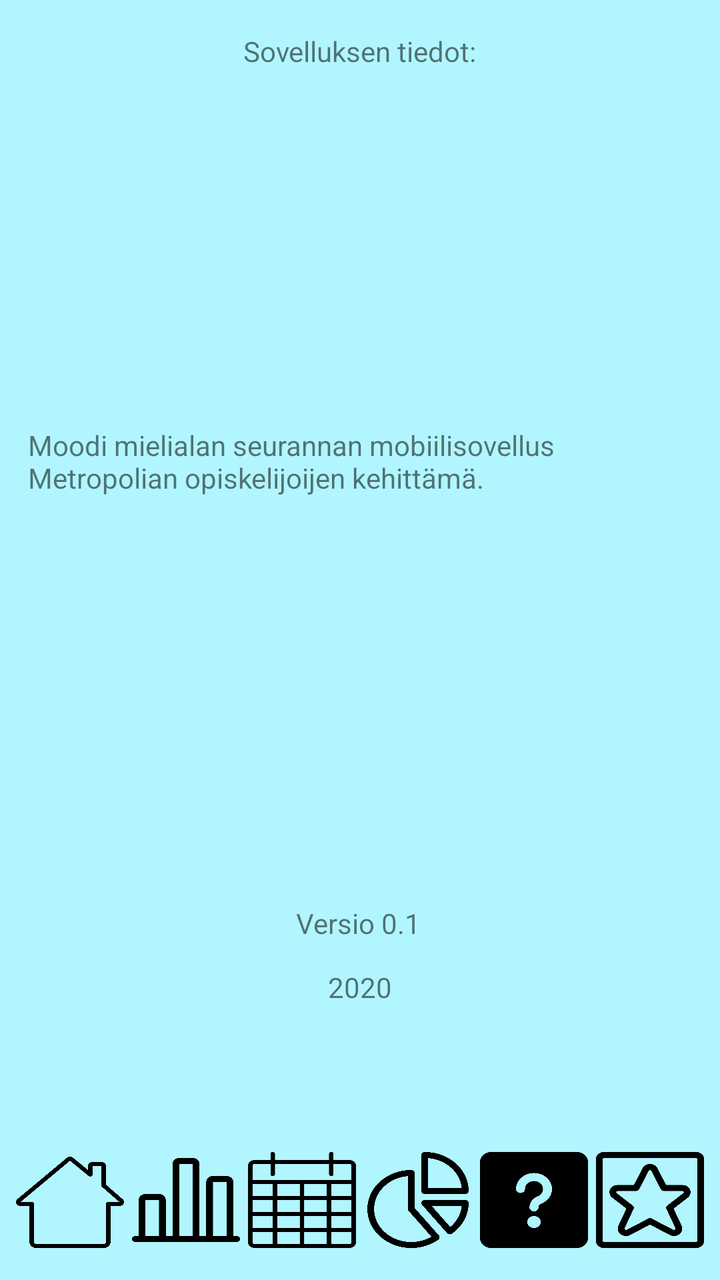
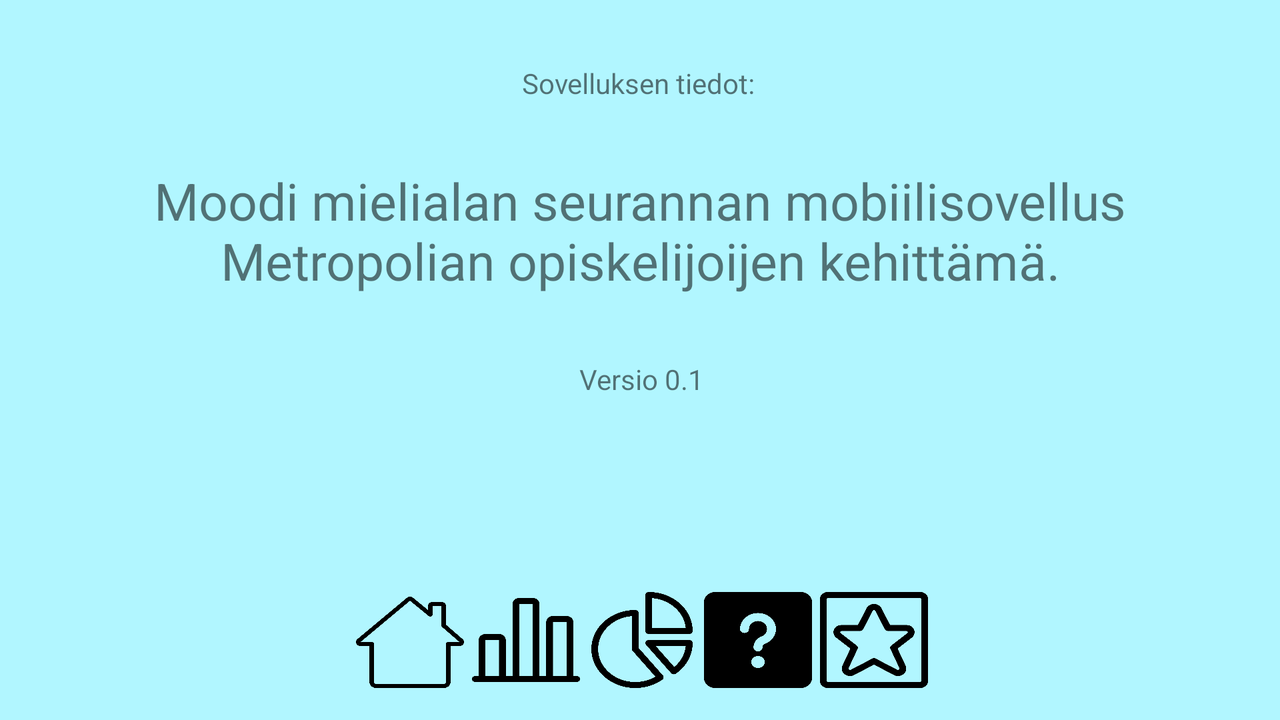

First picture: res/layout/ on a phone held upright. Second picture: the repository's own variant of that layout, on a device whose configuration matches the variant's folder. Source for both follows.
<!-- AndroidManifest.xml: application theme AppTheme -->
<!-- res/layout/activity_info.xml -->
<?xml version="1.0" encoding="utf-8"?>
<androidx.constraintlayout.widget.ConstraintLayout xmlns:android="http://schemas.android.com/apk/res/android"
    xmlns:app="http://schemas.android.com/apk/res-auto"
    xmlns:tools="http://schemas.android.com/tools"
    android:layout_width="match_parent"
    android:layout_height="match_parent"
    android:background="#B1F6FF"
    tools:context=".Info">

    <Button
        android:id="@+id/btnBarChart"
        android:layout_width="54dp"
        android:layout_height="48dp"
        android:layout_marginEnd="4dp"
        android:layout_marginRight="4dp"
        android:layout_marginBottom="16dp"
        android:background="@drawable/light_analytics_bars"
        android:onClick="barChart"
        app:layout_constraintBottom_toBottomOf="parent"
        app:layout_constraintEnd_toStartOf="@+id/btnCalendar" />

    <Button
        android:id="@+id/btnCalendar"
        android:layout_width="54dp"
        android:layout_height="48dp"
        android:layout_marginEnd="2dp"
        android:layout_marginRight="2dp"
        android:layout_marginBottom="16dp"
        android:background="@drawable/light_calendar_3"
        android:onClick="calendar"
        app:layout_constraintBottom_toBottomOf="parent"
        app:layout_constraintEnd_toStartOf="@+id/guideline" />

    <Button
        android:id="@+id/btnPieChart"
        android:layout_width="54dp"
        android:layout_height="48dp"
        android:layout_marginStart="2dp"
        android:layout_marginLeft="2dp"
        android:layout_marginBottom="16dp"
        android:background="@drawable/light_analytics_pie2"
        android:onClick="pieChart"
        app:layout_constraintBottom_toBottomOf="parent"
        app:layout_constraintStart_toStartOf="@+id/guideline" />

    <Button
        android:id="@+id/btnInfo"
        android:layout_width="54dp"
        android:layout_height="48dp"
        android:layout_marginStart="4dp"
        android:layout_marginLeft="4dp"
        android:layout_marginBottom="16dp"
        android:background="@drawable/question_help_square"
        app:layout_constraintBottom_toBottomOf="parent"
        app:layout_constraintStart_toEndOf="@+id/btnPieChart" />

    <Button
        android:id="@+id/btnAverageDay"
        android:layout_width="54dp"
        android:layout_height="48dp"
        android:layout_marginStart="4dp"
        android:layout_marginLeft="4dp"
        android:layout_marginBottom="16dp"
        android:background="@drawable/mask_star"
        android:onClick="averageDay"
        app:layout_constraintBottom_toBottomOf="parent"
        app:layout_constraintStart_toEndOf="@+id/btnInfo" />

    <Button
        android:id="@+id/btnMain"
        android:layout_width="54dp"
        android:layout_height="48dp"
        android:layout_marginEnd="4dp"
        android:layout_marginRight="4dp"
        android:layout_marginBottom="16dp"
        android:background="@drawable/light_house_chimney"
        android:onClick="mainActivity"
        app:layout_constraintBottom_toBottomOf="parent"
        app:layout_constraintEnd_toStartOf="@+id/btnBarChart" />

    <androidx.constraintlayout.widget.Guideline
        android:id="@+id/guideline"
        android:layout_width="wrap_content"
        android:layout_height="wrap_content"
        android:orientation="vertical"
        app:layout_constraintGuide_percent="0.5" />

    <TextView
        android:id="@+id/textView7"
        android:layout_width="wrap_content"
        android:layout_height="wrap_content"
        android:layout_marginTop="16dp"
        android:text="@string/sovelluksen_tiedot"
        app:layout_constraintEnd_toEndOf="parent"
        app:layout_constraintStart_toStartOf="parent"
        app:layout_constraintTop_toTopOf="parent" />

    <TextView
        android:id="@+id/textView8"
        android:layout_width="332dp"
        android:layout_height="65dp"
        android:layout_marginTop="213dp"
        android:text="@string/tiedot"
        app:layout_constraintEnd_toEndOf="parent"
        app:layout_constraintStart_toStartOf="parent"
        app:layout_constraintTop_toTopOf="parent" />

    <TextView
        android:id="@+id/textView9"
        android:layout_width="wrap_content"
        android:layout_height="wrap_content"
        android:layout_marginTop="452dp"
        android:text="@string/versio"
        app:layout_constraintEnd_toEndOf="parent"
        app:layout_constraintHorizontal_bias="0.498"
        app:layout_constraintStart_toStartOf="parent"
        app:layout_constraintTop_toTopOf="parent" />

    <TextView
        android:id="@+id/textView10"
        android:layout_width="wrap_content"
        android:layout_height="wrap_content"
        android:layout_marginTop="484dp"
        android:text="@string/vuosi"
        app:layout_constraintEnd_toEndOf="parent"
        app:layout_constraintStart_toStartOf="parent"
        app:layout_constraintTop_toTopOf="parent" />

</androidx.constraintlayout.widget.ConstraintLayout>
<!-- resources referenced by this layout -->
<resources>
  <!-- drawable light_analytics_bars: png bitmap (drawable, 39624 bytes) -->
  <!-- drawable light_analytics_pie2: png bitmap (drawable, 50975 bytes) -->
  <!-- drawable light_calendar_3: png bitmap (drawable, 36482 bytes) -->
  <!-- drawable light_house_chimney: png bitmap (drawable, 38214 bytes) -->
  <!-- drawable mask_star: png bitmap (drawable, 49715 bytes) -->
  <!-- drawable question_help_square: png bitmap (drawable, 33894 bytes) -->
  <string name="sovelluksen_tiedot">Sovelluksen tiedot:</string>
  <string name="tiedot">Moodi mielialan seurannan mobiilisovellus Metropolian opiskelijoijen kehittämä.</string>
  <string name="versio">Versio 0.1</string>
  <string name="vuosi">2020</string>
  <style name="AppTheme" parent="Theme.AppCompat.Light.DarkActionBar">
          
          <item name="colorPrimary">@color/colorPrimary</item>
          <item name="colorPrimaryDark">@color/colorPrimaryDark</item>
          <item name="colorAccent">@color/colorAccent</item>
      </style>
</resources>
<!-- res/layout-land/activity_info.xml (the repository's variant of the layout above) -->
<!-- drawn on the phone turned sideways -->
<?xml version="1.0" encoding="utf-8"?>
<androidx.constraintlayout.widget.ConstraintLayout xmlns:android="http://schemas.android.com/apk/res/android"
    xmlns:app="http://schemas.android.com/apk/res-auto"
    xmlns:tools="http://schemas.android.com/tools"
    android:layout_width="match_parent"
    android:layout_height="match_parent"
    android:background="#B1F6FF"
    tools:context=".Info">

    <Button
        android:id="@+id/btnBarChart"
        android:layout_width="54dp"
        android:layout_height="48dp"
        android:layout_marginEnd="4dp"
        android:layout_marginRight="4dp"
        android:layout_marginBottom="16dp"
        android:background="@drawable/light_analytics_bars"
        android:onClick="barChart"
        app:layout_constraintBottom_toBottomOf="parent"
        app:layout_constraintEnd_toStartOf="@+id/btnPieChart" />

    <Button
        android:id="@+id/btnPieChart"
        android:layout_width="54dp"
        android:layout_height="48dp"
        android:layout_marginEnd="4dp"
        android:layout_marginRight="4dp"
        android:layout_marginBottom="16dp"
        android:background="@drawable/light_analytics_pie2"
        android:onClick="pieChart"
        app:layout_constraintBottom_toBottomOf="parent"
        app:layout_constraintEnd_toStartOf="@+id/btnInfo" />

    <Button
        android:id="@+id/btnInfo"
        android:layout_width="54dp"
        android:layout_height="48dp"
        android:layout_marginStart="32dp"
        android:layout_marginLeft="32dp"
        android:layout_marginBottom="16dp"
        android:background="@drawable/question_help_square"
        app:layout_constraintBottom_toBottomOf="parent"
        app:layout_constraintStart_toStartOf="@+id/guideline" />

    <Button
        android:id="@+id/btnAverageDay"
        android:layout_width="54dp"
        android:layout_height="48dp"
        android:layout_marginStart="4dp"
        android:layout_marginLeft="4dp"
        android:layout_marginBottom="16dp"
        android:background="@drawable/mask_star"
        android:onClick="averageDay"
        app:layout_constraintBottom_toBottomOf="parent"
        app:layout_constraintStart_toEndOf="@+id/btnInfo" />

    <Button
        android:id="@+id/btnMain"
        android:layout_width="54dp"
        android:layout_height="48dp"
        android:layout_marginEnd="4dp"
        android:layout_marginRight="4dp"
        android:layout_marginBottom="16dp"
        android:background="@drawable/light_house_chimney"
        android:onClick="mainActivity"
        app:layout_constraintBottom_toBottomOf="parent"
        app:layout_constraintEnd_toStartOf="@+id/btnBarChart" />

    <androidx.constraintlayout.widget.Guideline
        android:id="@+id/guideline"
        android:layout_width="wrap_content"
        android:layout_height="wrap_content"
        android:orientation="vertical"
        app:layout_constraintGuide_percent="0.5" />

    <TextView
        android:id="@+id/textView7"
        android:layout_width="wrap_content"
        android:layout_height="wrap_content"
        android:layout_marginTop="32dp"
        android:text="@string/sovelluksen_tiedot"
        app:layout_constraintEnd_toEndOf="parent"
        app:layout_constraintHorizontal_bias="0.499"
        app:layout_constraintStart_toStartOf="parent"
        app:layout_constraintTop_toTopOf="parent" />

    <TextView
        android:id="@+id/textView8"
        android:layout_width="0dp"
        android:layout_height="65dp"
        android:layout_marginTop="32dp"
        android:gravity="center_horizontal|top"
        android:paddingLeft="16dp"
        android:paddingRight="16dp"
        android:text="@string/tiedot"
        android:textAllCaps="false"
        app:autoSizeTextType="uniform"
        app:layout_constraintEnd_toEndOf="parent"
        app:layout_constraintHorizontal_bias="0.0"
        app:layout_constraintStart_toStartOf="parent"
        app:layout_constraintTop_toBottomOf="@+id/textView7" />

    <TextView
        android:id="@+id/textView9"
        android:layout_width="wrap_content"
        android:layout_height="wrap_content"
        android:layout_marginTop="32dp"
        android:text="@string/versio"
        app:layout_constraintEnd_toEndOf="parent"
        app:layout_constraintHorizontal_bias="0.502"
        app:layout_constraintStart_toStartOf="parent"
        app:layout_constraintTop_toBottomOf="@+id/textView8" />

    <TextView
        android:id="@+id/textView10"
        android:layout_width="wrap_content"
        android:layout_height="wrap_content"
        android:layout_marginTop="484dp"
        android:text="@string/vuosi"
        app:layout_constraintEnd_toEndOf="parent"
        app:layout_constraintStart_toStartOf="parent"
        app:layout_constraintTop_toTopOf="parent" />

</androidx.constraintlayout.widget.ConstraintLayout>
<!-- resources referenced by the variant -->
<!-- as the phone turned sideways resolves them -->
<resources>
  <!-- drawable light_analytics_bars: png bitmap (drawable, 39624 bytes) -->
  <!-- drawable light_analytics_pie2: png bitmap (drawable, 50975 bytes) -->
  <!-- drawable light_house_chimney: png bitmap (drawable, 38214 bytes) -->
  <!-- drawable mask_star: png bitmap (drawable, 49715 bytes) -->
  <!-- drawable question_help_square: png bitmap (drawable, 33894 bytes) -->
  <string name="sovelluksen_tiedot">Sovelluksen tiedot:</string>
  <string name="tiedot">Moodi mielialan seurannan mobiilisovellus Metropolian opiskelijoijen kehittämä.</string>
  <string name="versio">Versio 0.1</string>
  <string name="vuosi">2020</string>
  <style name="AppTheme" parent="Theme.AppCompat.Light.DarkActionBar">
          
          <item name="colorPrimary">@color/colorPrimary</item>
          <item name="colorPrimaryDark">@color/colorPrimaryDark</item>
          <item name="colorAccent">@color/colorAccent</item>
      </style>
</resources>
